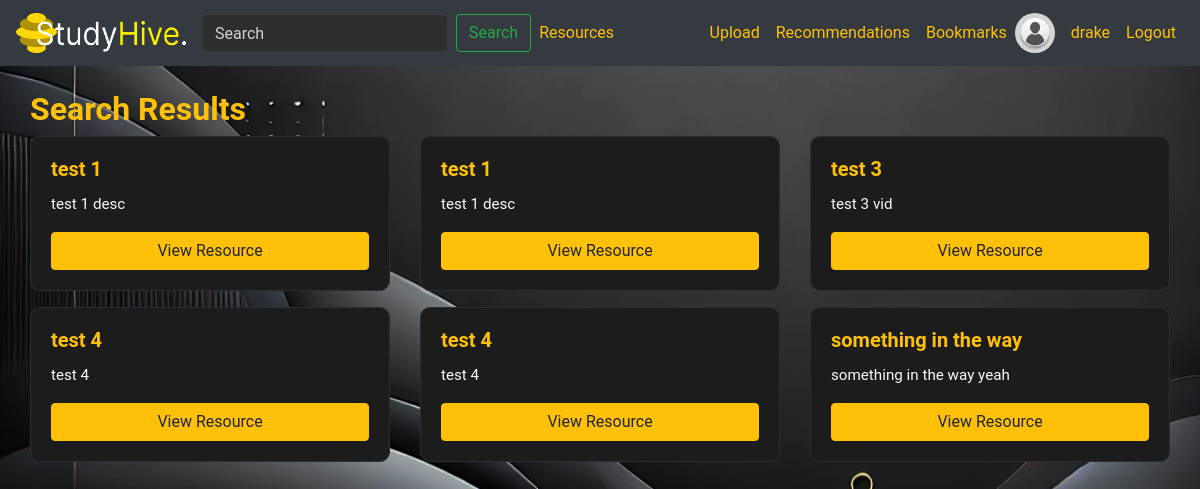
Before: /search/ (signed in) with the older database file.
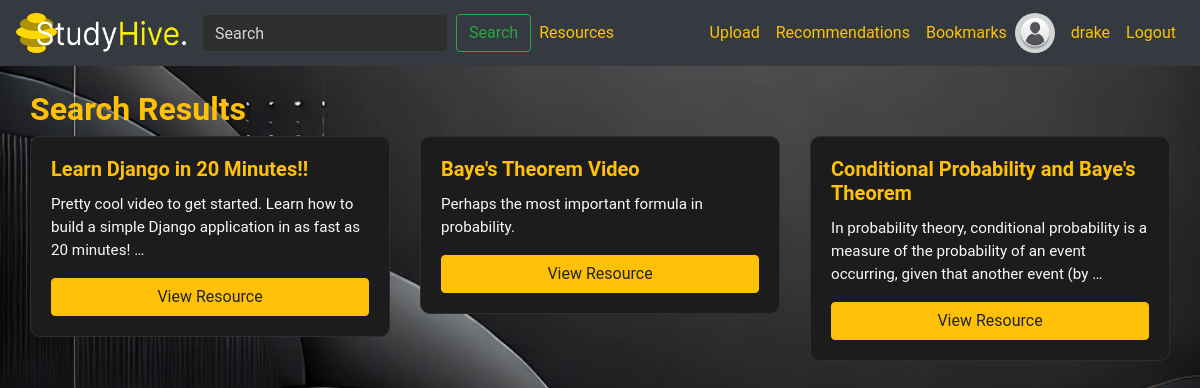
After: the same page with the newer database file.
### library/models.py (models this page shows, shortened)
class Resource(models.Model):
    RESOURCE_TYPE_CHOICES = [
        ('Document', 'Document'),
        ('Video', 'Video'),
    ]
    FILE_TYPE_CHOICES = [
        ('PDF', 'PDF'),
        ('PPT', 'PPT'),
        ('DOC', 'DOC'),
        ('DOCX', 'DOCX'),
        ('YouTube', 'YouTube'),
    ]
    title = models.CharField(max_length=255)
    description = models.TextField(blank=True, null=True)
    resource_type = models.CharField(max_length=20, choices=RESOURCE_TYPE_CHOICES)
    file_type = models.CharField(max_length=20, choices=FILE_TYPE_CHOICES)
    file = models.FileField(upload_to='resources/', blank=True, null=True)
    video_url = models.URLField(blank=True, null=True)
    upload_date = models.DateTimeField(auto_now_add=True)
    uploader = models.ForeignKey(User, on_delete=models.CASCADE, related_name='uploaded_resources')
    subject = models.ForeignKey(Subject, on_delete=models.SET_NULL, null=True, blank=True, related_name='resources')
    views_count = models.IntegerField(default=0)
    downloads_count = models.IntegerField(default=0)
    average_rating = models.FloatField(default=0.0)
    total_ratings = models.IntegerField(default=0)
    bookmarks = models.ManyToManyField(User, through='Bookmark', related_name='bookmarked_resources')
    is_active = models.BooleanField(default=True)
    tags = models.ManyToManyField(Tag, through='ResourceTag', related_name='resources')
    class Meta:
        pass

### library/views.py (the view)
# urls.py: path('search/', views.search_resources, name='search_resources'),
def search_resources(request):
    query = request.GET.get('q')
    resources = Resource.objects.filter(is_active=True)
    if query:
        resources = resources.filter(
            Q(title__icontains=query) |
            Q(description__icontains=query) |
            Q(tags__name__icontains=query)
        ).distinct()
    subject_id = request.GET.get('subject')
    if subject_id:
        resources = resources.filter(subject__id=subject_id)
    resource_type = request.GET.get('resource_type')
    if resource_type:
        resources = resources.filter(resource_type=resource_type)
    file_type = request.GET.get('file_type')
    if file_type:
        resources = resources.filter(file_type=file_type)
    subjects = Subject.objects.all()
    file_types = Resource.FILE_TYPE_CHOICES  # Assuming you have this in your model
    context = {
        'resources': resources,
        'query': query,
        'subjects': subjects,
        'file_types': [ft[0] for ft in file_types],  # Extract file type names
    }
    return render(request, 'library/search_results.html', context)

### library/templates/library/search_results.html (shortened to what this page needs)
{% extends 'library/layout.html' %}
{% block content %}
<div class="container">
    <h2>Search Results{% if query %} for "{{ query }}"{% endif %}</h2>
    {% if resources %}
        <div class="row">
            {% for resource in resources %}
                <div class="col-md-4">
                    <div class="card mb-3">
                        <div class="card-body">
                            <h5 class="card-title">{{ resource.title }}</h5>
                            <p class="card-text">{{ resource.description|truncatewords:20 }}</p>
                            <a href="{% url 'resource_detail' resource_id=resource.id %}" class="btn btn-primary">View Resource</a>
                        </div>
                    </div>
                </div>
            {% endfor %}
        </div>
    {% else %}
        <p>No resources found matching your query.</p>
    {% endif %}
</div>
{% endblock %}

### library/templates/library/layout.html (shortened to what this page needs)
{% load static %}
<!DOCTYPE html>
<html lang="en">
<head>
    <link rel="stylesheet" href="https://stackpath.bootstrapcdn.com/bootstrap/4.4.1/css/bootstrap.min.css">
    <link rel="stylesheet" type="text/css" href="{% static 'library/styles.css' %}">
</head>
<body>
<nav class="navbar navbar-expand-lg navbar-light bg-dark">
    <a class="navbar-brand" href="{% url 'index' %}">
        <img src="{% static 'library/img/studyhive.png' %}" width="170" height="40" class="d-inline-block align-top" alt="StudyHive.">
    </a>
    <form class="form-inline my-2 my-lg-0" method="get" action="{% url 'search_resources' %}">
        <input class="form-control mr-sm-2" type="search" placeholder="Search" aria-label="Search" name="q" value="{{ request.GET.q }}">
        <button class="btn btn-outline-success my-2 my-sm-0" type="submit">Search</button>
    </form>
    <div class="collapse navbar-collapse" id="navbarNav">
        <ul class="navbar-nav mr-auto">
            <li class="nav-item">
                <a class="nav-link" href="{% url 'index' %}">Resources</a>
            </li>
        </ul>
        <ul class="navbar-nav">
            {% if user.is_authenticated %}
            <li class="nav-item">
                <a class="nav-link" href="{% url 'upload_resource' %}">Upload</a>
            </li>
            <li class="nav-item">
                <a class="nav-link" href="{% url 'recommendations' %}">Recommendations</a>
            </li>
            <li class="nav-item">
                <a class="nav-link" href="{% url 'bookmarks_list' %}">Bookmarks</a>
            </li>
            <li class="nav-item d-flex align-items-center" style="">
                    {% if user.profile.avatar %}
                        <img src="{{ user.profile.avatar.url }}" alt="{{ user.username }}'s avatar" class="rounded-circle mr-2" width="40" height="40">
                    {% else %}
                        <img src="{% static 'library/img/default_avatar.png' %}" alt="{{ user.username }}'s avatar" class="rounded-circle mr-2" width="40" height="40">
                    {% endif %}
                    <a class="nav-link" href="{% url 'user_profile' username=user.username %}">{{ user.username }}</a>
                </li>
                <li class="nav-item">
                    <a class="nav-link" href="{% url 'logout' %}">Logout</a>
                </li>
            {% endif %}
        </ul>
    </div>
</nav>
    <div class="container mt-4">
        {% block content %}{% endblock %}
    </div>
</body>
</html>

### library/static/library/styles.css (style rules this page uses)
body { background-image: url('/static/library/img/background.png'); background-size: cover; background-position: center; background-attachment: fixed; background-repeat: no-repeat; background-color: #0A0A0A; color: #F8F9FA; font-family: 'Roboto', sans-serif; scrollbar-width: thin; scrollbar-color: #FFC107 #1C1C1C; }
h2 { font-weight: 700; color: #FFC107; }
.card { background-color: #1C1C1C; border: 1px solid #2E2E2E; border-radius: 10px; overflow: hidden; transition: transform 0.2s ease-in-out; }
.card-body { display: flex; flex-direction: column; }
.card-title { font-size: 1.25rem; font-weight: 600; color: #FFC107; }
.card-text { color: #F8F9FA; font-size: 0.95rem; flex-grow: 1; }
.btn-primary { background-color: #FFC107; border-color: #FFC107; color: #212529; transition: background-color 0.2s, border-color 0.2s; margin-top: auto; }
.container { max-width: 1200px; }
.navbar { background-color: #0A0A0A; }
.nav-link, .navbar-brand { color: #FFC107 !important; }
.form-control { background-color: #2e2e2e; color: #f8f9fa; border: 1px solid #3a3a3a; }
.form-control::placeholder { color: #d3d3d3; opacity: 1; }

Changed rows visible on the page:
removed Resource: title "test 1", description "test 1 desc"
removed Resource: title "test 1", description "test 1 desc"
removed Resource: title "test 3", description "test 3 vid"
removed Resource: title "test 4", description "test 4"
removed Resource: title "test 4", description "test 4"
removed Resource: title "something in the way", description "something in the way yeah"
added Resource: title "Learn Django in 20 Minutes!!", description "Pretty cool video to get started. Learn how to build a simple Django application in as fast as 20 minutes! …"
added Resource: title "Baye's Theorem Video", description "Perhaps the most important formula in probability."
added Resource: title "Conditional Probability and Baye's Theorem", description "In probability theory, conditional probability is a measure of the probability of an event occurring, given that another event (by …"
